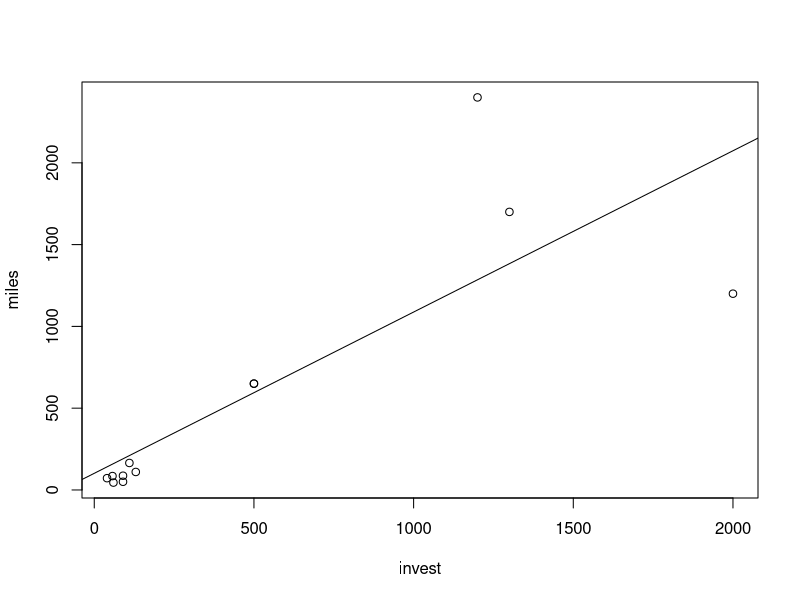
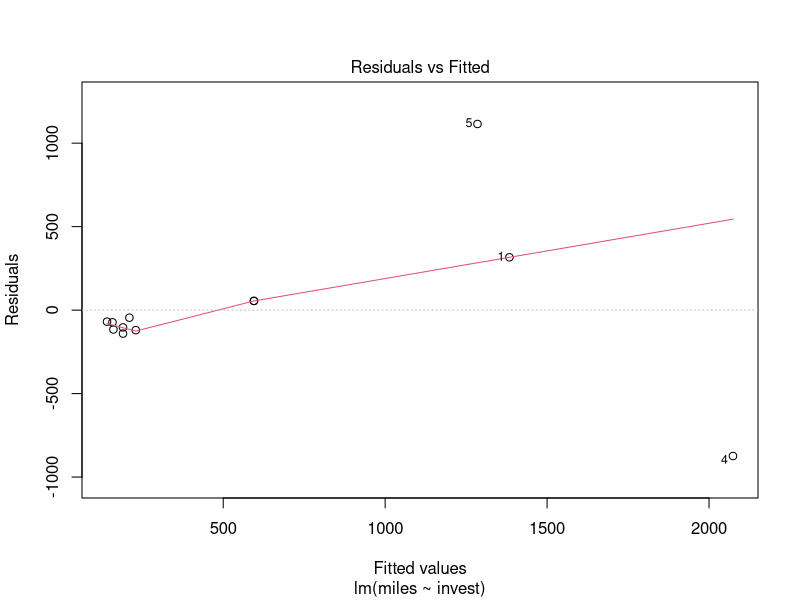
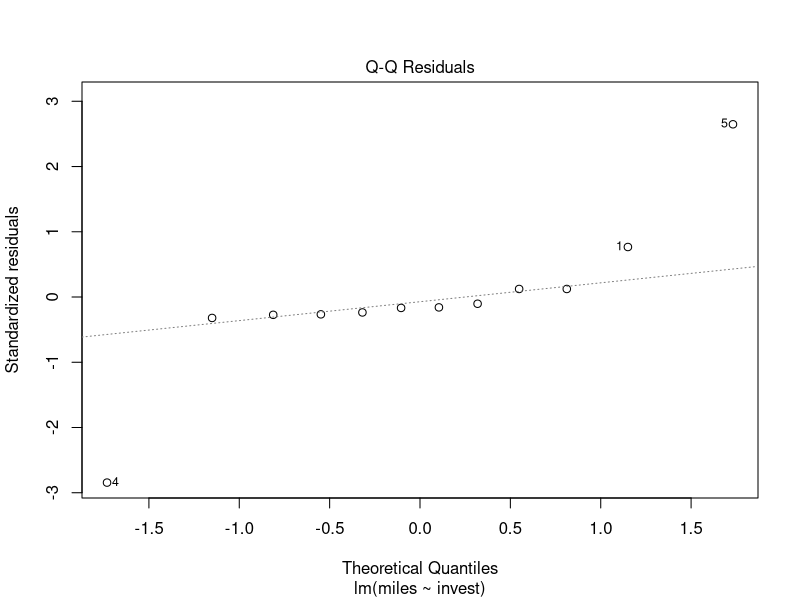
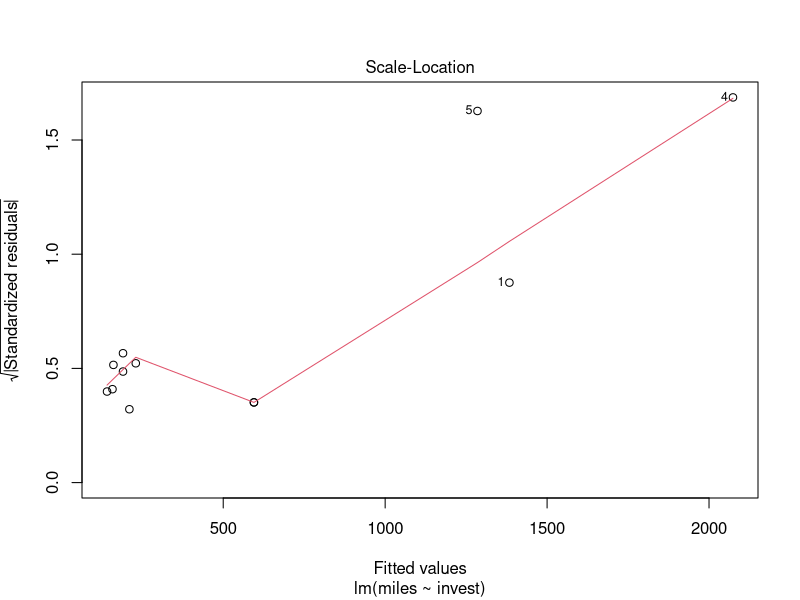
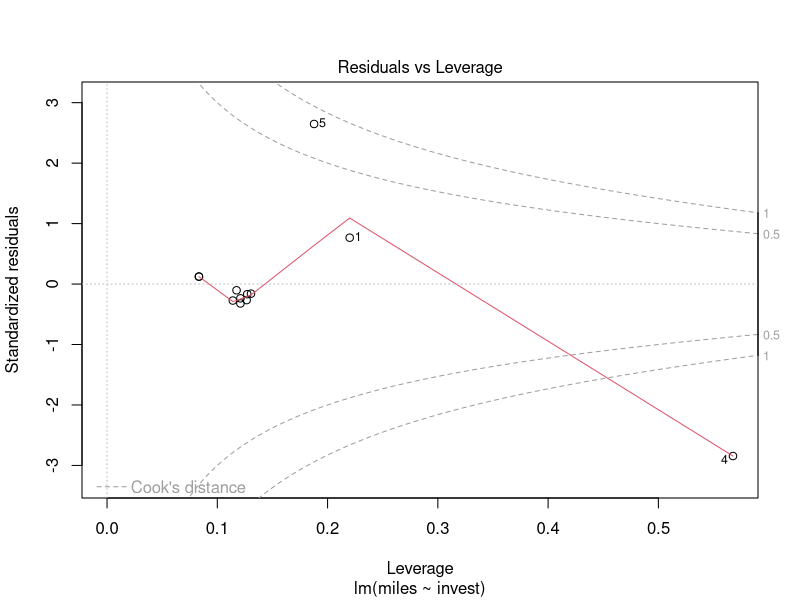
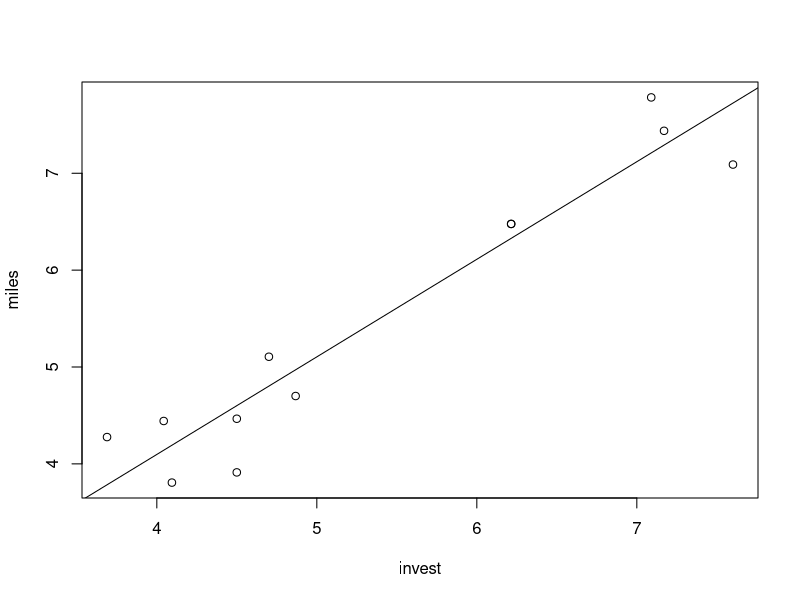
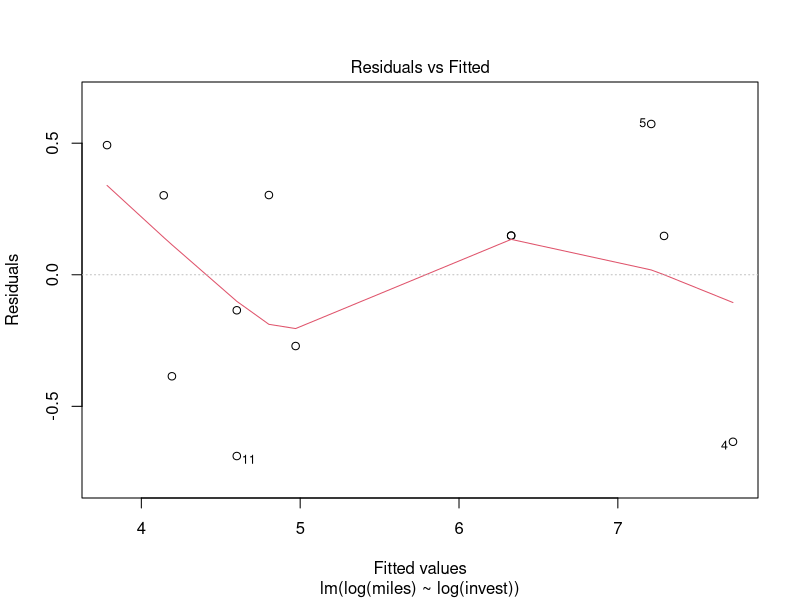
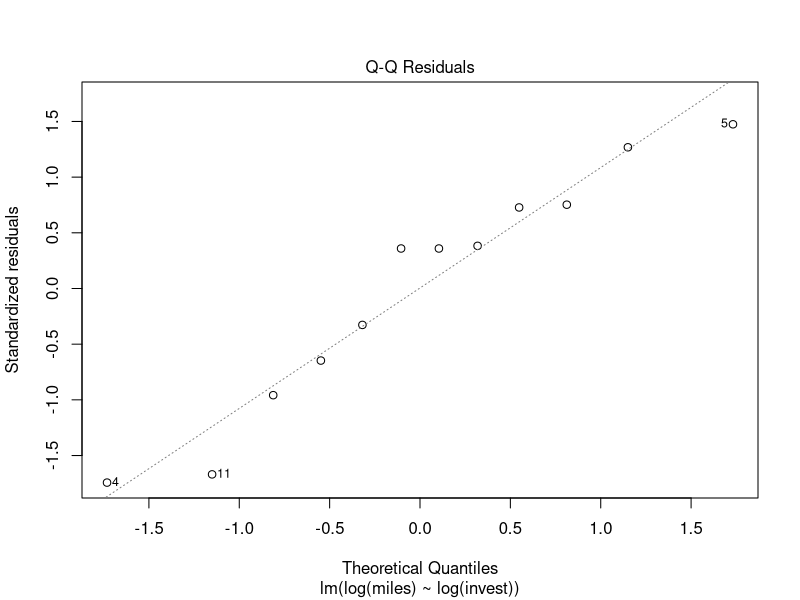

Write the R code that produced these figures, in order.
fiber = data.frame(invest=c(1300,500,130,2000,1200,110,40,60,57,500,90,90), miles=c(1700,650,110,1200,2400,165,72,45,85,650,50,87))
plot(fiber)
fit = lm(miles ~ invest, fiber)
coef(fit) # (a)
summary(fit)
abline(fit)
plot(fit)
# (b) the linear model is not be holded.
# (c) the Cook's distance of point four > 1
fit2 = lm(log(miles) ~ log(invest), fiber)
plot(log(fiber))
abline(fit2)
coef(fit2) # (d) log(miles) = 0.06803238 + 1.00734882 * log(invest)
plot(fit2) # (e) the linear model holds because the residual plot has no pattern.
summary(fit2)
# (f) 1.02e-06 < .05, reject H0.
confint(fit2) # (g) log(invest)  [0.793455, 1.221243] cannot reject
predict(fit2, data.frame(invest=1000)) # (h) 7.026552
# (j) Residual standard error: 0.4402, exp(7.026552 + (0.4402 ^ 2) / 2) = 1240.711 
